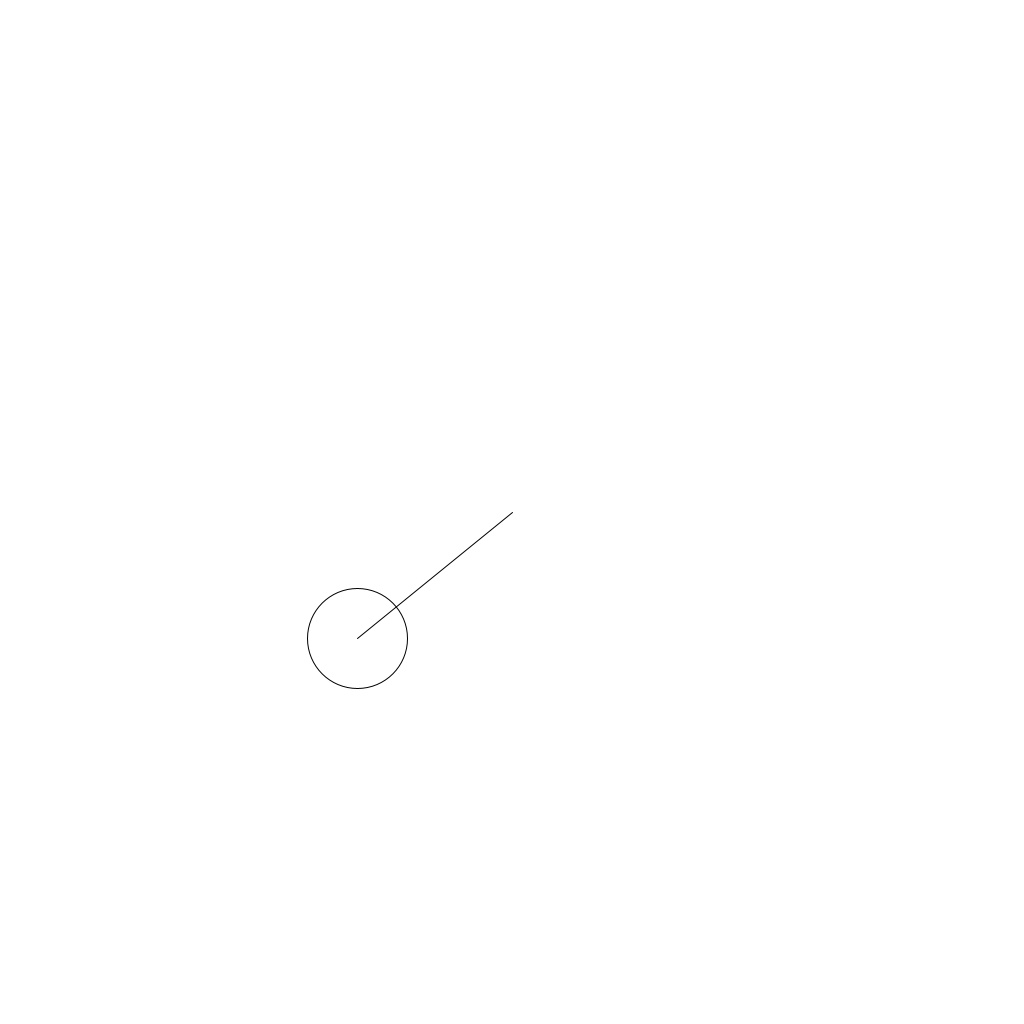
Frame 1 (no input)
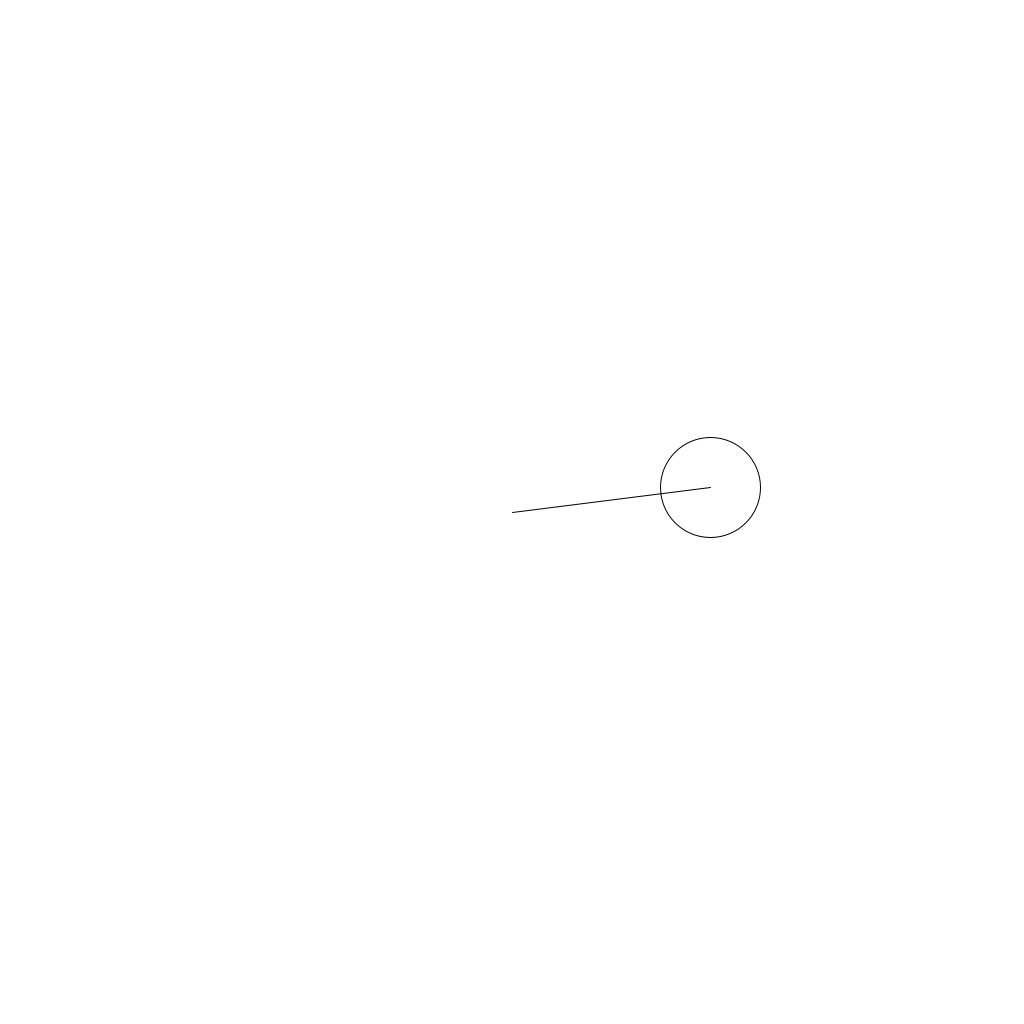
Frame 60 (the mouse pressed at the canvas centre just before this capture)
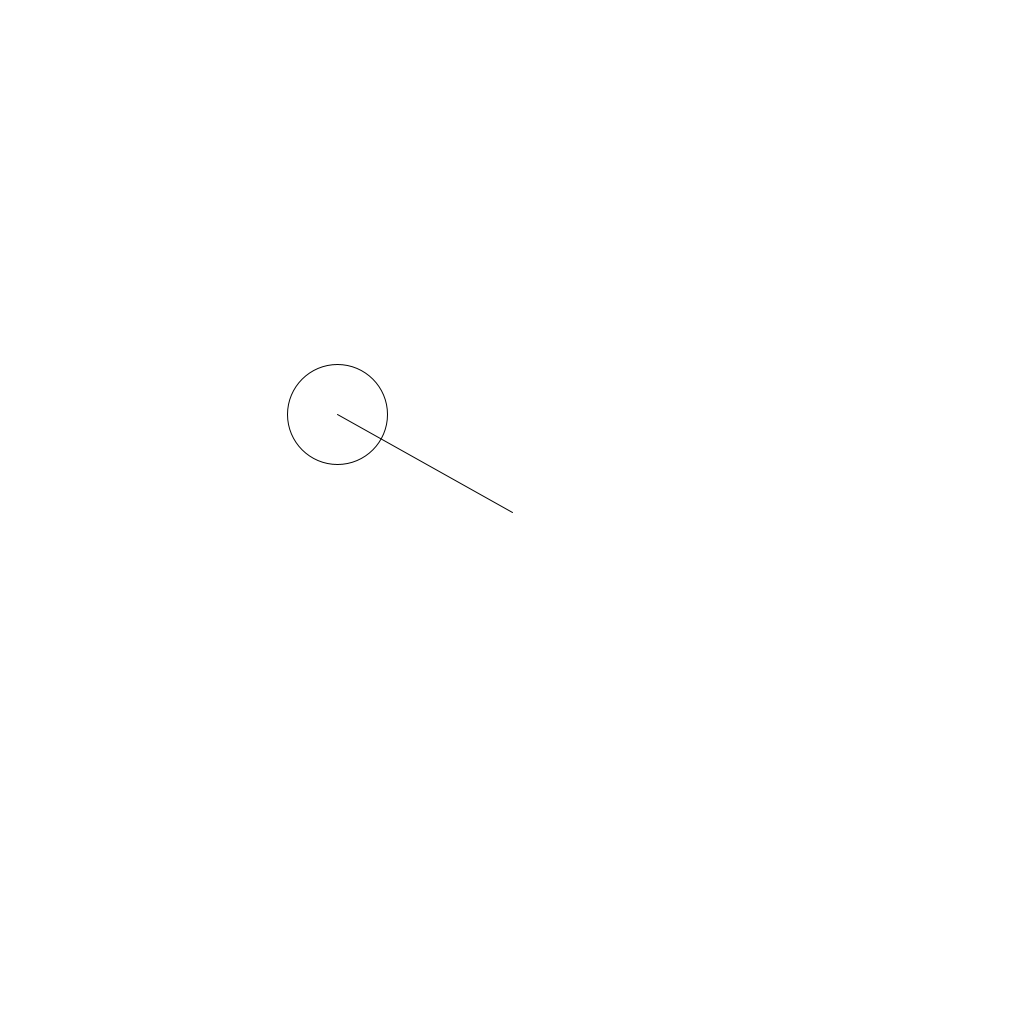
Frame 120 (the mouse held since frame 60 and released just before this capture)

The Processing sketch that drew these frames (run headless with seeded random() and noise(); from frame 60 on, the mouse is pressed at the canvas centre):

// Processing sketch: lecture_241106d_pvectors
// ── lecture_241106d_pvectors.pde
PVector foo;

void setup(){
  size(1024, 1024);
  foo = PVector.random2D().mult(200);
}

void draw(){
  translate(width/2, height/2);
  background(255);
  circle(foo.x, foo.y, 100);
  line(0, 0, foo.x, foo.y);
  foo.rotate(TAU / 100);
  
  
}
